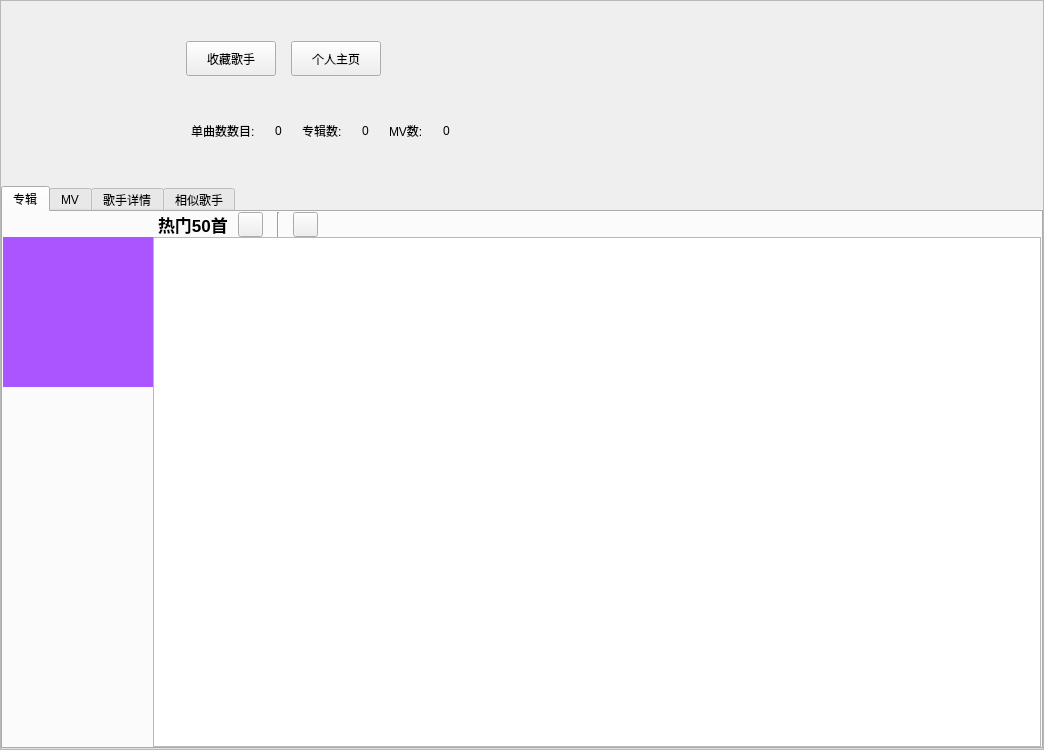
<?xml version="1.0" encoding="UTF-8"?>
<ui version="4.0">
 <class>SingerDetails</class>
 <widget class="QWidget" name="SingerDetails">
  <property name="geometry">
   <rect>
    <x>0</x>
    <y>0</y>
    <width>1044</width>
    <height>750</height>
   </rect>
  </property>
  <property name="windowTitle">
   <string>Form</string>
  </property>
  <layout class="QGridLayout" name="gridLayout_2">
   <property name="leftMargin">
    <number>0</number>
   </property>
   <property name="topMargin">
    <number>0</number>
   </property>
   <property name="rightMargin">
    <number>0</number>
   </property>
   <property name="bottomMargin">
    <number>0</number>
   </property>
   <property name="spacing">
    <number>0</number>
   </property>
   <item row="0" column="0">
    <widget class="QScrollArea" name="scrollArea">
     <property name="sizePolicy">
      <sizepolicy hsizetype="Expanding" vsizetype="Minimum">
       <horstretch>0</horstretch>
       <verstretch>0</verstretch>
      </sizepolicy>
     </property>
     <property name="sizeAdjustPolicy">
      <enum>QAbstractScrollArea::AdjustToContents</enum>
     </property>
     <property name="widgetResizable">
      <bool>true</bool>
     </property>
     <widget class="QWidget" name="scrollAreaWidgetContents_3">
      <property name="geometry">
       <rect>
        <x>0</x>
        <y>0</y>
        <width>1042</width>
        <height>748</height>
       </rect>
      </property>
      <layout class="QGridLayout" name="gridLayout_4">
       <property name="leftMargin">
        <number>0</number>
       </property>
       <property name="topMargin">
        <number>0</number>
       </property>
       <property name="rightMargin">
        <number>0</number>
       </property>
       <property name="bottomMargin">
        <number>0</number>
       </property>
       <property name="spacing">
        <number>0</number>
       </property>
       <item row="0" column="0">
        <widget class="QLabel" name="lab_Singerpic">
         <property name="minimumSize">
          <size>
           <width>185</width>
           <height>185</height>
          </size>
         </property>
         <property name="maximumSize">
          <size>
           <width>185</width>
           <height>185</height>
          </size>
         </property>
         <property name="styleSheet">
          <string notr="true"/>
         </property>
         <property name="text">
          <string/>
         </property>
        </widget>
       </item>
       <item row="1" column="0" colspan="2">
        <widget class="QTabWidget" name="tabWidget">
         <property name="sizePolicy">
          <sizepolicy hsizetype="Expanding" vsizetype="Minimum">
           <horstretch>0</horstretch>
           <verstretch>0</verstretch>
          </sizepolicy>
         </property>
         <property name="minimumSize">
          <size>
           <width>825</width>
           <height>535</height>
          </size>
         </property>
         <property name="styleSheet">
          <string notr="true"/>
         </property>
         <property name="currentIndex">
          <number>0</number>
         </property>
         <widget class="QWidget" name="widget_3">
          <attribute name="title">
           <string>专辑</string>
          </attribute>
          <layout class="QGridLayout" name="gridLayout">
           <property name="leftMargin">
            <number>0</number>
           </property>
           <property name="topMargin">
            <number>0</number>
           </property>
           <property name="rightMargin">
            <number>0</number>
           </property>
           <property name="bottomMargin">
            <number>0</number>
           </property>
           <property name="spacing">
            <number>0</number>
           </property>
           <item row="1" column="0">
            <widget class="QLabel" name="lab_top50pic">
             <property name="minimumSize">
              <size>
               <width>150</width>
               <height>150</height>
              </size>
             </property>
             <property name="maximumSize">
              <size>
               <width>150</width>
               <height>150</height>
              </size>
             </property>
             <property name="styleSheet">
              <string notr="true">background-color: rgb(170, 85, 255);</string>
             </property>
             <property name="text">
              <string/>
             </property>
             <property name="pixmap">
              <pixmap resource="resource.qrc">:/images/btn_top50.png</pixmap>
             </property>
            </widget>
           </item>
           <item row="1" column="1" rowspan="2">
            <widget class="QTableWidget" name="top50_list">
             <property name="sizePolicy">
              <sizepolicy hsizetype="Expanding" vsizetype="Minimum">
               <horstretch>0</horstretch>
               <verstretch>0</verstretch>
              </sizepolicy>
             </property>
             <property name="sizeAdjustPolicy">
              <enum>QAbstractScrollArea::AdjustToContents</enum>
             </property>
            </widget>
           </item>
           <item row="2" column="0">
            <spacer name="verticalSpacer_2">
             <property name="orientation">
              <enum>Qt::Vertical</enum>
             </property>
             <property name="sizeHint" stdset="0">
              <size>
               <width>20</width>
               <height>40</height>
              </size>
             </property>
            </spacer>
           </item>
           <item row="0" column="1">
            <layout class="QHBoxLayout" name="horizontalLayout_6">
             <property name="spacing">
              <number>10</number>
             </property>
             <property name="leftMargin">
              <number>5</number>
             </property>
             <item>
              <widget class="QLabel" name="label_9">
               <property name="maximumSize">
                <size>
                 <width>80</width>
                 <height>16777215</height>
                </size>
               </property>
               <property name="font">
                <font>
                 <pointsize>13</pointsize>
                 <weight>75</weight>
                 <bold>true</bold>
                </font>
               </property>
               <property name="text">
                <string>热门50首</string>
               </property>
              </widget>
             </item>
             <item>
              <widget class="QPushButton" name="btn_playAll">
               <property name="maximumSize">
                <size>
                 <width>25</width>
                 <height>25</height>
                </size>
               </property>
               <property name="text">
                <string/>
               </property>
               <property name="icon">
                <iconset resource="resource.qrc">
                 <normaloff>:/images/bottom/btn_play_n.png</normaloff>:/images/bottom/btn_play_n.png</iconset>
               </property>
              </widget>
             </item>
             <item>
              <widget class="Line" name="line_2">
               <property name="minimumSize">
                <size>
                 <width>10</width>
                 <height>0</height>
                </size>
               </property>
               <property name="orientation">
                <enum>Qt::Vertical</enum>
               </property>
              </widget>
             </item>
             <item>
              <widget class="QPushButton" name="btn_collect">
               <property name="maximumSize">
                <size>
                 <width>25</width>
                 <height>25</height>
                </size>
               </property>
               <property name="text">
                <string/>
               </property>
               <property name="icon">
                <iconset resource="resource.qrc">
                 <normaloff>:/images/btn_collect.png</normaloff>:/images/btn_collect.png</iconset>
               </property>
              </widget>
             </item>
             <item>
              <spacer name="horizontalSpacer_6">
               <property name="orientation">
                <enum>Qt::Horizontal</enum>
               </property>
               <property name="sizeType">
                <enum>QSizePolicy::Expanding</enum>
               </property>
               <property name="sizeHint" stdset="0">
                <size>
                 <width>610</width>
                 <height>20</height>
                </size>
               </property>
              </spacer>
             </item>
            </layout>
           </item>
          </layout>
         </widget>
         <widget class="QWidget" name="tab_2">
          <attribute name="title">
           <string>MV</string>
          </attribute>
         </widget>
         <widget class="QWidget" name="tab_3">
          <attribute name="title">
           <string>歌手详情</string>
          </attribute>
          <layout class="QGridLayout" name="gridLayout_3">
           <property name="leftMargin">
            <number>0</number>
           </property>
           <property name="topMargin">
            <number>0</number>
           </property>
           <property name="rightMargin">
            <number>0</number>
           </property>
           <property name="bottomMargin">
            <number>0</number>
           </property>
           <property name="spacing">
            <number>0</number>
           </property>
           <item row="0" column="0">
            <widget class="QLabel" name="lab_briefDesc">
             <property name="text">
              <string/>
             </property>
             <property name="alignment">
              <set>Qt::AlignLeading|Qt::AlignLeft|Qt::AlignTop</set>
             </property>
             <property name="wordWrap">
              <bool>true</bool>
             </property>
            </widget>
           </item>
          </layout>
         </widget>
         <widget class="QWidget" name="tab_4">
          <attribute name="title">
           <string>相似歌手</string>
          </attribute>
         </widget>
        </widget>
       </item>
       <item row="0" column="1">
        <layout class="QVBoxLayout" name="verticalLayout_2">
         <property name="spacing">
          <number>0</number>
         </property>
         <item>
          <widget class="QLabel" name="lan_Artist">
           <property name="minimumSize">
            <size>
             <width>140</width>
             <height>25</height>
            </size>
           </property>
           <property name="maximumSize">
            <size>
             <width>140</width>
             <height>40</height>
            </size>
           </property>
           <property name="font">
            <font>
             <pointsize>12</pointsize>
             <weight>75</weight>
             <bold>true</bold>
            </font>
           </property>
           <property name="text">
            <string/>
           </property>
           <property name="alignment">
            <set>Qt::AlignLeading|Qt::AlignLeft|Qt::AlignVCenter</set>
           </property>
           <property name="wordWrap">
            <bool>true</bool>
           </property>
          </widget>
         </item>
         <item>
          <layout class="QHBoxLayout" name="horizontalLayout_4">
           <property name="spacing">
            <number>15</number>
           </property>
           <property name="leftMargin">
            <number>0</number>
           </property>
           <item>
            <widget class="QPushButton" name="btn_collectSonger_2">
             <property name="minimumSize">
              <size>
               <width>90</width>
               <height>35</height>
              </size>
             </property>
             <property name="maximumSize">
              <size>
               <width>90</width>
               <height>35</height>
              </size>
             </property>
             <property name="text">
              <string>收藏歌手</string>
             </property>
            </widget>
           </item>
           <item>
            <widget class="QPushButton" name="pushButton_3">
             <property name="minimumSize">
              <size>
               <width>90</width>
               <height>35</height>
              </size>
             </property>
             <property name="maximumSize">
              <size>
               <width>90</width>
               <height>35</height>
              </size>
             </property>
             <property name="text">
              <string>个人主页</string>
             </property>
            </widget>
           </item>
           <item>
            <spacer name="horizontalSpacer_4">
             <property name="orientation">
              <enum>Qt::Horizontal</enum>
             </property>
             <property name="sizeHint" stdset="0">
              <size>
               <width>40</width>
               <height>20</height>
              </size>
             </property>
            </spacer>
           </item>
          </layout>
         </item>
         <item>
          <layout class="QHBoxLayout" name="horizontalLayout_5">
           <property name="spacing">
            <number>20</number>
           </property>
           <property name="leftMargin">
            <number>5</number>
           </property>
           <item>
            <widget class="QLabel" name="label_6">
             <property name="minimumSize">
              <size>
               <width>0</width>
               <height>18</height>
              </size>
             </property>
             <property name="maximumSize">
              <size>
               <width>70</width>
               <height>18</height>
              </size>
             </property>
             <property name="text">
              <string>单曲数数目:</string>
             </property>
            </widget>
           </item>
           <item>
            <widget class="QLabel" name="lab_songNum">
             <property name="text">
              <string>0</string>
             </property>
            </widget>
           </item>
           <item>
            <widget class="QLabel" name="label_7">
             <property name="minimumSize">
              <size>
               <width>0</width>
               <height>18</height>
              </size>
             </property>
             <property name="maximumSize">
              <size>
               <width>70</width>
               <height>18</height>
              </size>
             </property>
             <property name="text">
              <string>专辑数:</string>
             </property>
            </widget>
           </item>
           <item>
            <widget class="QLabel" name="lab_AlbumNum">
             <property name="text">
              <string>0</string>
             </property>
            </widget>
           </item>
           <item>
            <widget class="QLabel" name="label_8">
             <property name="minimumSize">
              <size>
               <width>0</width>
               <height>18</height>
              </size>
             </property>
             <property name="maximumSize">
              <size>
               <width>70</width>
               <height>18</height>
              </size>
             </property>
             <property name="text">
              <string>MV数:</string>
             </property>
            </widget>
           </item>
           <item>
            <widget class="QLabel" name="lab_MVNum">
             <property name="text">
              <string>0</string>
             </property>
            </widget>
           </item>
           <item>
            <spacer name="horizontalSpacer_5">
             <property name="orientation">
              <enum>Qt::Horizontal</enum>
             </property>
             <property name="sizeHint" stdset="0">
              <size>
               <width>40</width>
               <height>20</height>
              </size>
             </property>
            </spacer>
           </item>
          </layout>
         </item>
        </layout>
       </item>
      </layout>
     </widget>
    </widget>
   </item>
  </layout>
 </widget>
 <resources>
  <include location="resource.qrc"/>
 </resources>
 <connections/>
</ui>
